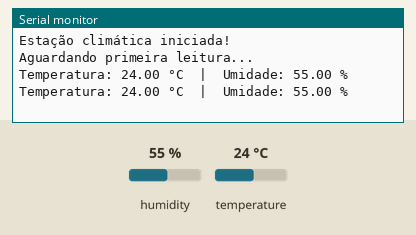
Simulated run of this sketch. Board: ESP32. Parts: the last lines printed to the serial monitor. The inputs (shaded band) are chosen by the test bench; at power-on: humidity 55 %, temperature 24 °C.

Above: at 4.8 s.
4.9 s: humidity set to 22 %
At 6.5 s:
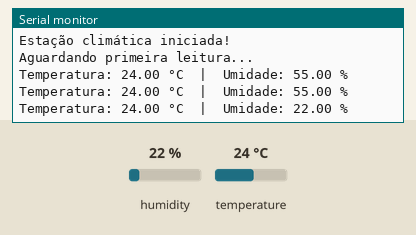
7.9 s: temperature set to 12 °C
At 8.9 s:
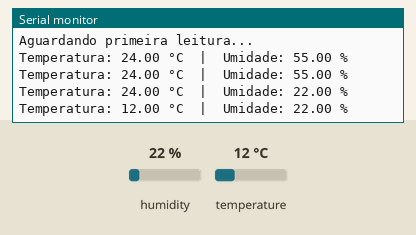
10.9 s: humidity set to 40 %
At 12.5 s:
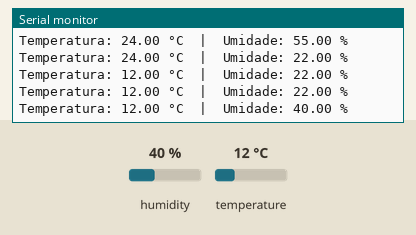
Timing chart, 0 to 14.0 s (numbered marks = the images above; inputs shaded):
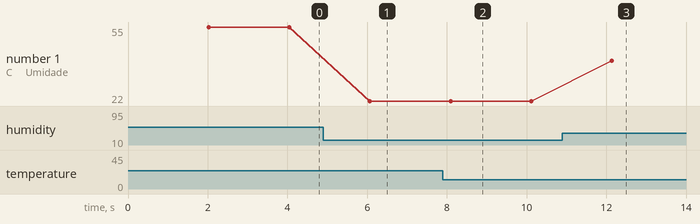

Measured:
- after the input at 4.9 s, the serial monitor: prints a new line after 1.2 s (image 1)
- after the input at 7.9 s, the serial monitor: prints a new line after 0.19 s (image 2)
- after the input at 10.9 s, the serial monitor: prints a new line after 1.2 s (image 3)
- plotted number 1: 55 → 22 after the input at 4.9 s, 22 → 40 after the input at 10.9 s

The sketch:

estacao_serial.ino
```cpp
/*
 * Projeto: Estação climática no Monitor Serial
 * Livro: ESP32 Descomplicado — Capítulo 9
 * Autor: Felipe Tavares
 * Descrição: Lê temperatura e umidade do sensor DHT11 e exibe os valores
 *            no Monitor Serial a cada 2 segundos.
 * Hardware: ESP32 DevKit v1 + módulo DHT11
 *           DHT11: pino de dados → GPIO15 | VCC → 3,3V | GND → GND
 * Bibliotecas: "DHT sensor library" by Adafruit (instalar via Library Manager)
 *              "Adafruit Unified Sensor" (instalada automaticamente como dependência)
 * Testado em: Arduino IDE 2.x, pacote ESP32 by Espressif Systems 3.x
 * Wokwi: usar componente wokwi-dht22 com tipo DHT22 no código (ver capítulo)
 *
 * Se você usar este projeto em publicações, vídeos ou repositórios,
 * mantenha este cabeçalho com a atribuição ao autor.
 */

#include <DHT.h>

#define PINO_DHT  15     // pino de dados do sensor
#define TIPO_DHT  DHT11  // altere para DHT22 se usar o sensor DHT22

// Cria o objeto do sensor com o pino e o tipo definidos acima
DHT dht(PINO_DHT, TIPO_DHT);

void setup() {
  Serial.begin(115200);

  // Inicializa o sensor — obrigatório antes de qualquer leitura
  dht.begin();

  Serial.println("Estação climática iniciada!");
  Serial.println("Aguardando primeira leitura...");
}

void loop() {
  // O DHT11 precisa de pelo menos 1 segundo entre leituras.
  // Usamos 2 segundos para garantir estabilidade.
  delay(2000);

  float temperatura = dht.readTemperature();  // °C por padrão
  float umidade     = dht.readHumidity();     // porcentagem

  // isnan() verifica se o valor é inválido ("Not a Number").
  // Isso acontece quando o sensor não respondeu corretamente —
  // verifique a conexão se ocorrer com frequência.
  if (isnan(temperatura) || isnan(umidade)) {
    Serial.println("Erro: não foi possível ler o sensor DHT11.");
    Serial.println("Verifique a conexão e aguarde...");
    return;  // pula o restante do loop e tenta novamente
  }

  // Exibe os valores formatados no Monitor Serial
  Serial.print("Temperatura: ");
  Serial.print(temperatura);
  Serial.print(" °C  |  Umidade: ");
  Serial.print(umidade);
  Serial.println(" %");
}
```
